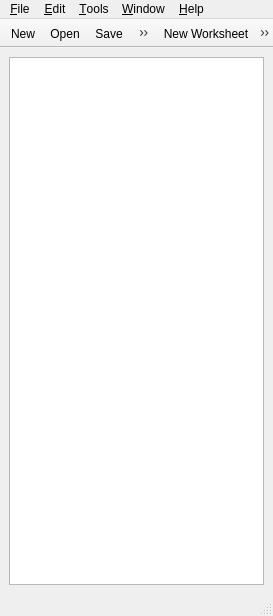
<ui version="4.0" >
 <author></author>
 <comment></comment>
 <exportmacro></exportmacro>
 <class>MainWindow</class>
 <widget class="QMainWindow" name="MainWindow" >
  <property name="geometry" >
   <rect>
    <x>0</x>
    <y>0</y>
    <width>273</width>
    <height>616</height>
   </rect>
  </property>
  <property name="contextMenuPolicy" >
   <enum>Qt::CustomContextMenu</enum>
  </property>
  <property name="windowTitle" >
   <string>Grafity</string>
  </property>
  <property name="windowIcon" >
   <iconset>images/logos/grafity-16.png</iconset>
  </property>
  <widget class="QWidget" name="centralwidget" >
   <layout class="QVBoxLayout" >
    <property name="margin" >
     <number>9</number>
    </property>
    <property name="spacing" >
     <number>6</number>
    </property>
    <item>
     <widget class="QTreeView" name="tree" >
      <property name="alternatingRowColors" >
       <bool>true</bool>
      </property>
      <property name="indentation" >
       <number>10</number>
      </property>
     </widget>
    </item>
   </layout>
  </widget>
  <widget class="QMenuBar" name="menubar" >
   <property name="geometry" >
    <rect>
     <x>0</x>
     <y>0</y>
     <width>273</width>
     <height>29</height>
    </rect>
   </property>
   <widget class="QMenu" name="menu_Help" >
    <property name="title" >
     <string>&amp;Help</string>
    </property>
   </widget>
   <widget class="QMenu" name="menu_Tools" >
    <property name="title" >
     <string>&amp;Tools</string>
    </property>
   </widget>
   <widget class="QMenu" name="menu_Window" >
    <property name="title" >
     <string>&amp;Window</string>
    </property>
   </widget>
   <widget class="QMenu" name="menu_File" >
    <property name="title" >
     <string>&amp;File</string>
    </property>
    <addaction name="action_New" />
    <addaction name="action_Open" />
    <addaction name="separator" />
    <addaction name="action_Save" />
    <addaction name="action_Save_As" />
    <addaction name="separator" />
    <addaction name="actionE_xit" />
   </widget>
   <widget class="QMenu" name="menu_Edit" >
    <property name="title" >
     <string>&amp;Edit</string>
    </property>
    <addaction name="action_Undo" />
    <addaction name="action_Redo" />
    <addaction name="separator" />
   </widget>
   <addaction name="menu_File" />
   <addaction name="menu_Edit" />
   <addaction name="menu_Tools" />
   <addaction name="menu_Window" />
   <addaction name="menu_Help" />
  </widget>
  <widget class="QStatusBar" name="statusbar" >
   <property name="geometry" >
    <rect>
     <x>0</x>
     <y>594</y>
     <width>273</width>
     <height>22</height>
    </rect>
   </property>
  </widget>
  <widget class="QToolBar" name="toolBar" >
   <property name="layoutDirection" >
    <enum>Qt::LeftToRight</enum>
   </property>
   <property name="movable" >
    <bool>false</bool>
   </property>
   <property name="orientation" >
    <enum>Qt::Horizontal</enum>
   </property>
   <attribute name="toolBarArea" >
    <number>4</number>
   </attribute>
   <addaction name="action_New" />
   <addaction name="action_Open" />
   <addaction name="action_Save" />
   <addaction name="action_Save_As" />
  </widget>
  <widget class="QToolBar" name="toolBar_2" >
   <property name="movable" >
    <bool>false</bool>
   </property>
   <property name="orientation" >
    <enum>Qt::Horizontal</enum>
   </property>
   <attribute name="toolBarArea" >
    <number>4</number>
   </attribute>
   <addaction name="actionNew_Worksheet" />
   <addaction name="actionNew_Graph" />
   <addaction name="actionNew_Folder" />
  </widget>
  <action name="action_New" >
   <property name="icon" >
    <iconset>images/new/general/new.png</iconset>
   </property>
   <property name="text" >
    <string>&amp;New</string>
   </property>
  </action>
  <action name="action_Open" >
   <property name="icon" >
    <iconset>images/new/general/open.png</iconset>
   </property>
   <property name="text" >
    <string>&amp;Open...</string>
   </property>
  </action>
  <action name="action_Save" >
   <property name="icon" >
    <iconset>images/new/general/save.png</iconset>
   </property>
   <property name="text" >
    <string>&amp;Save</string>
   </property>
  </action>
  <action name="action_Save_As" >
   <property name="icon" >
    <iconset>images/new/general/saveas.png</iconset>
   </property>
   <property name="text" >
    <string>&amp;Save As...</string>
   </property>
  </action>
  <action name="actionNew_Worksheet" >
   <property name="icon" >
    <iconset>images/new/general/new-worksheet.png</iconset>
   </property>
   <property name="text" >
    <string>New &amp;Worksheet</string>
   </property>
  </action>
  <action name="actionNew_Graph" >
   <property name="icon" >
    <iconset>images/new/general/new-graph.png</iconset>
   </property>
   <property name="text" >
    <string>New &amp;Graph</string>
   </property>
  </action>
  <action name="actionNew_Folder" >
   <property name="icon" >
    <iconset>images/new/general/new-folder.png</iconset>
   </property>
   <property name="text" >
    <string>New &amp;Folder</string>
   </property>
  </action>
  <action name="action_Undo" >
   <property name="icon" >
    <iconset>images/new/general/undo.png</iconset>
   </property>
   <property name="text" >
    <string>&amp;Undo</string>
   </property>
  </action>
  <action name="action_Redo" >
   <property name="icon" >
    <iconset>images/new/general/redo.png</iconset>
   </property>
   <property name="text" >
    <string>&amp;Redo</string>
   </property>
  </action>
  <action name="actionE_xit" >
   <property name="icon" >
    <iconset>images/new/general/exit.png</iconset>
   </property>
   <property name="text" >
    <string>E&amp;xit</string>
   </property>
  </action>
 </widget>
 <pixmapfunction></pixmapfunction>
 <resources/>
 <connections/>
</ui>
